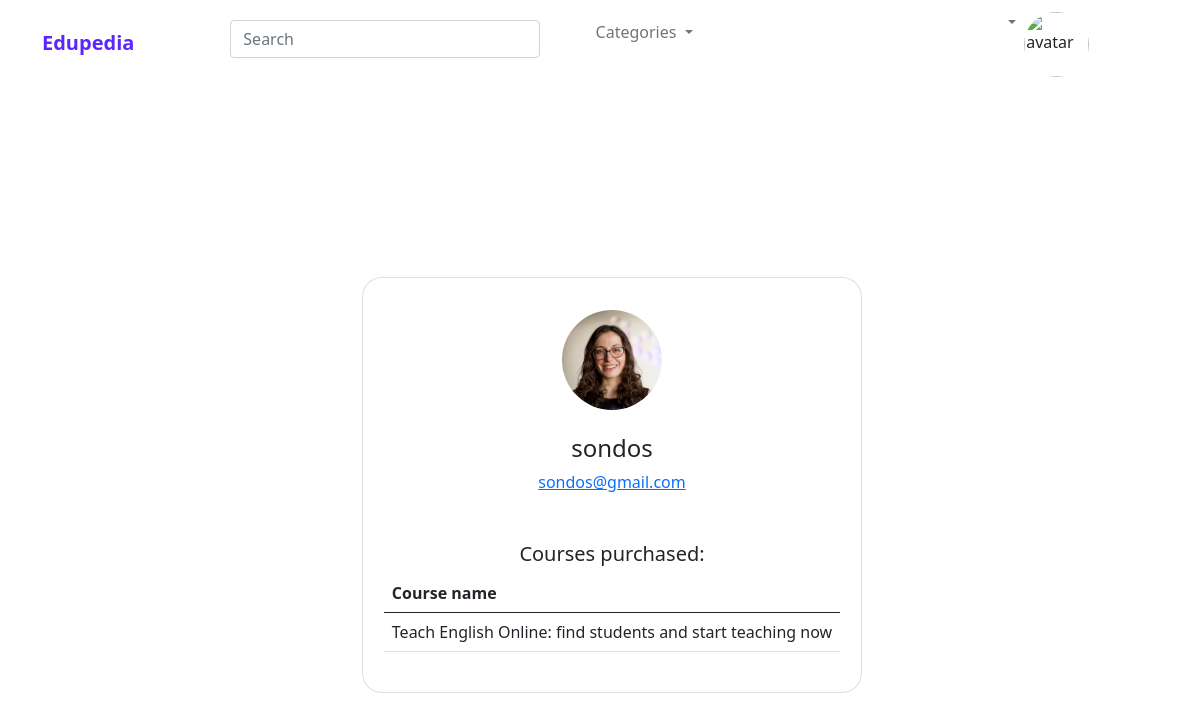
Screenshot of /server/learner.php?id=16 with the database file from the repository.
### tables this page shows
CREATE TABLE `user` (
  `id` int(11) NOT NULL,
  `type` int(11) NOT NULL,
  `fname` varchar(50) NOT NULL,
  `email` varchar(62) NOT NULL,
  `password` varchar(255) NOT NULL,
  `security_ans` varchar(255) NOT NULL,
  `picture` varchar(255) DEFAULT NULL,
  `tutor_status` int(11) DEFAULT NULL,
  `admin_rank` int(11) DEFAULT NULL,
  `tutor_cv` varchar(255) DEFAULT NULL,
  `status` text DEFAULT NULL
);

CREATE TABLE `enroll` (
  `learner_id` int(11) NOT NULL,
  `course_id` int(11) NOT NULL
);

CREATE TABLE `course` (
  `id` int(11) NOT NULL,
  `name` varchar(255) NOT NULL,
  `image` varchar(255) NOT NULL,
  `content` varchar(255) NOT NULL,
  `description` varchar(255) NOT NULL,
  `level` varchar(255) NOT NULL,
  `price` int(11) NOT NULL,
  `rating` int(11) NOT NULL,
  `status` int(11) NOT NULL,
  `category` int(11) NOT NULL,
  `tutor_id` int(11) NOT NULL,
  `admin_id` int(11) DEFAULT NULL
);

### server/learner.php (the view, shortened to what this page needs)
<html>
<head>
  <link rel="stylesheet" type="text/css" href="styles/styles.css">
  <link href="https://cdn.jsdelivr.net/npm/bootstrap@5.0.2/dist/css/bootstrap.min.css" rel="stylesheet">
  <link rel="stylesheet" href="https://cdnjs.cloudflare.com/ajax/libs/font-awesome/4.7.0/css/font-awesome.min.css">
</head>
<body id="learnerbody">
  <?php
  include_once 'navbarAdmin.php';
  include_once 'database.php';
  $sql = "SELECT * FROM user WHERE id='" . $_GET['id'] . "'";
  $result = $conn->query($sql);
  $row = $result->fetch_assoc();
  ?>
  <section class="vh-100" id="backg">
    <div class="container py-5 h-100">
      <div class="row d-flex justify-content-center align-items-center h-100">
        <div class="col-md-12 col-xl-4">
          <div class="card" style="border-radius: 20px;" id="learnerView">
            <div class="card-body text-center">
              <div class="mt-3 mb-4">
                <?php
                if ($row['picture'] != "") {
                ?>
                  <img src="<?php echo $row['picture'] ?>" class="rounded-circle img-fluid" style="width: 100px;" />
                <?php } else {
                ?>
                  <img src="images/pic.png" class="rounded-circle img-fluid" style="width: 100px;" />
                <?php
                } ?>
              </div>
              <h4 class="mb-2"><?php echo $row['fname'] ?></h4>
              <p class="text-muted mb-4"><a href="#!"><?php echo $row['email'] ?></a></p>
              <div class="d-flex justify-content-center text-center mt-5 mb-2">
                <div>
                  <p class="mb-2 h5">Courses purchased:</p>
                  <?php
                  $sql1 = "SELECT * FROM enroll WHERE learner_id='" . $_GET['id'] . "'";
                  $result1 = $conn->query($sql1);
                  if ($result1->num_rows > 0) {
                  ?>
                    <table class="table table-hover">
                      <thead>
                        <tr>
                          <th>Course name</th>
                        </tr>
                      </thead>
                      <?php
                      while ($row1 = $result1->fetch_assoc()) {
                        $sql2 = "SELECT name FROM course WHERE id='" . $row1['course_id'] . "'";
                        $result2 = $conn->query($sql2);
                        $row2 = $result2->fetch_assoc();
                      ?>
                        <tbody>
                          <tr scope="row">
                            <td><?php echo $row2['name'] ?></td>
                          </tr>
                        </tbody>
                      <?php
                      }
                    } else {
                      ?>
                      <p class="text-muted mb-0">Not enrolled in any course</p>
                    <?php
                    }
                    ?>
                    </table>
                </div>
              </div>
            </div>
          </div>
        </div>
      </div>
    </div>
  </section>
</body>
</html>

### server/styles/styles.css (style rules this page uses)
:root { --primary: #5B25FF; --dark: rgb(17, 16, 16); --body: #363EE0; --dark2: #1c1d1f; --box-shadow: 2px 3px 5px grey; --active:#FFA700; --font:"Open Sans", sans-serif; }
.card { width:270px; }
body { font-family: 'Lato', sans-serif; }
body { font-family: Arial, sans-serif; }

### server/learner.php (style rules this page uses)
@media (min-width:768px) { #learnerView { display: flex; width: 500px; } }
#backg { background-color: white; padding-right: 150px; }
#learnerbody { background-repeat: no-repeat; background-position-x: left; background-position-y: 150px; background-size: 400px; }

### rows the page displays
user: picture (picture), fname "sondos", email "sondos@gmail.com"
enroll: course.name "Teach English Online: find students and start teaching now"
